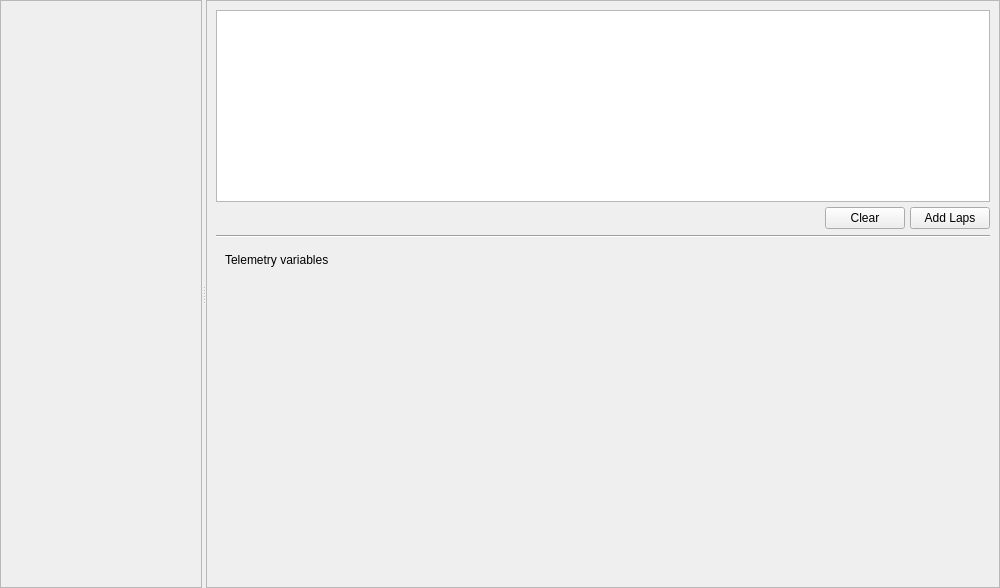
<?xml version="1.0" encoding="UTF-8"?>
<ui version="4.0">
 <class>CompareLapsWidget</class>
 <widget class="QWidget" name="CompareLapsWidget">
  <property name="geometry">
   <rect>
    <x>0</x>
    <y>0</y>
    <width>1000</width>
    <height>588</height>
   </rect>
  </property>
  <property name="windowTitle">
   <string>Form</string>
  </property>
  <layout class="QVBoxLayout" name="verticalLayout">
   <property name="leftMargin">
    <number>0</number>
   </property>
   <property name="topMargin">
    <number>0</number>
   </property>
   <property name="rightMargin">
    <number>0</number>
   </property>
   <property name="bottomMargin">
    <number>0</number>
   </property>
   <item>
    <widget class="QSplitter" name="splitter">
     <property name="orientation">
      <enum>Qt::Horizontal</enum>
     </property>
     <widget class="QWidget" name="g" native="true">
      <property name="sizePolicy">
       <sizepolicy hsizetype="Expanding" vsizetype="Preferred">
        <horstretch>0</horstretch>
        <verstretch>0</verstretch>
       </sizepolicy>
      </property>
      <layout class="QVBoxLayout" name="verticalLayout_6">
       <property name="leftMargin">
        <number>0</number>
       </property>
       <property name="topMargin">
        <number>0</number>
       </property>
       <property name="rightMargin">
        <number>0</number>
       </property>
       <property name="bottomMargin">
        <number>0</number>
       </property>
       <item>
        <widget class="QScrollArea" name="scrollArea">
         <property name="widgetResizable">
          <bool>true</bool>
         </property>
         <widget class="QWidget" name="scrollAreaWidgetContents">
          <property name="geometry">
           <rect>
            <x>0</x>
            <y>0</y>
            <width>258</width>
            <height>586</height>
           </rect>
          </property>
          <layout class="QVBoxLayout" name="verticalLayout_4">
           <property name="leftMargin">
            <number>0</number>
           </property>
           <property name="topMargin">
            <number>0</number>
           </property>
           <property name="rightMargin">
            <number>0</number>
           </property>
           <property name="bottomMargin">
            <number>0</number>
           </property>
           <item>
            <layout class="QVBoxLayout" name="graphLayout">
             <property name="spacing">
              <number>0</number>
             </property>
            </layout>
           </item>
          </layout>
         </widget>
        </widget>
       </item>
      </layout>
     </widget>
     <widget class="QFrame" name="frame">
      <property name="frameShape">
       <enum>QFrame::StyledPanel</enum>
      </property>
      <property name="frameShadow">
       <enum>QFrame::Raised</enum>
      </property>
      <layout class="QVBoxLayout" name="verticalLayout_2">
       <item>
        <layout class="QVBoxLayout" name="verticalLayout_3">
         <property name="spacing">
          <number>5</number>
         </property>
         <item>
          <widget class="QTableView" name="lapsTableView">
           <property name="sizePolicy">
            <sizepolicy hsizetype="Expanding" vsizetype="Minimum">
             <horstretch>0</horstretch>
             <verstretch>0</verstretch>
            </sizepolicy>
           </property>
           <attribute name="horizontalHeaderVisible">
            <bool>false</bool>
           </attribute>
           <attribute name="horizontalHeaderStretchLastSection">
            <bool>true</bool>
           </attribute>
           <attribute name="verticalHeaderVisible">
            <bool>false</bool>
           </attribute>
           <attribute name="verticalHeaderDefaultSectionSize">
            <number>21</number>
           </attribute>
          </widget>
         </item>
         <item>
          <layout class="QHBoxLayout" name="horizontalLayout">
           <item>
            <spacer name="horizontalSpacer">
             <property name="orientation">
              <enum>Qt::Horizontal</enum>
             </property>
             <property name="sizeHint" stdset="0">
              <size>
               <width>40</width>
               <height>20</height>
              </size>
             </property>
            </spacer>
           </item>
           <item>
            <widget class="QPushButton" name="btnClear">
             <property name="text">
              <string>Clear</string>
             </property>
            </widget>
           </item>
           <item>
            <widget class="QPushButton" name="btnAddLaps">
             <property name="text">
              <string>Add Laps</string>
             </property>
            </widget>
           </item>
          </layout>
         </item>
        </layout>
       </item>
       <item>
        <widget class="Line" name="line">
         <property name="orientation">
          <enum>Qt::Horizontal</enum>
         </property>
        </widget>
       </item>
       <item>
        <widget class="QWidget" name="variablesWidget" native="true">
         <property name="sizePolicy">
          <sizepolicy hsizetype="Preferred" vsizetype="Expanding">
           <horstretch>0</horstretch>
           <verstretch>0</verstretch>
          </sizepolicy>
         </property>
         <layout class="QVBoxLayout" name="verticalLayout_5">
          <item>
           <widget class="QLabel" name="label">
            <property name="sizePolicy">
             <sizepolicy hsizetype="Preferred" vsizetype="Fixed">
              <horstretch>0</horstretch>
              <verstretch>0</verstretch>
             </sizepolicy>
            </property>
            <property name="text">
             <string>Telemetry variables</string>
            </property>
           </widget>
          </item>
          <item>
           <layout class="QVBoxLayout" name="variableLayout">
            <item>
             <spacer name="verticalSpacer">
              <property name="orientation">
               <enum>Qt::Vertical</enum>
              </property>
              <property name="sizeHint" stdset="0">
               <size>
                <width>20</width>
                <height>40</height>
               </size>
              </property>
             </spacer>
            </item>
           </layout>
          </item>
         </layout>
        </widget>
       </item>
      </layout>
     </widget>
    </widget>
   </item>
  </layout>
 </widget>
 <resources/>
 <connections/>
</ui>
